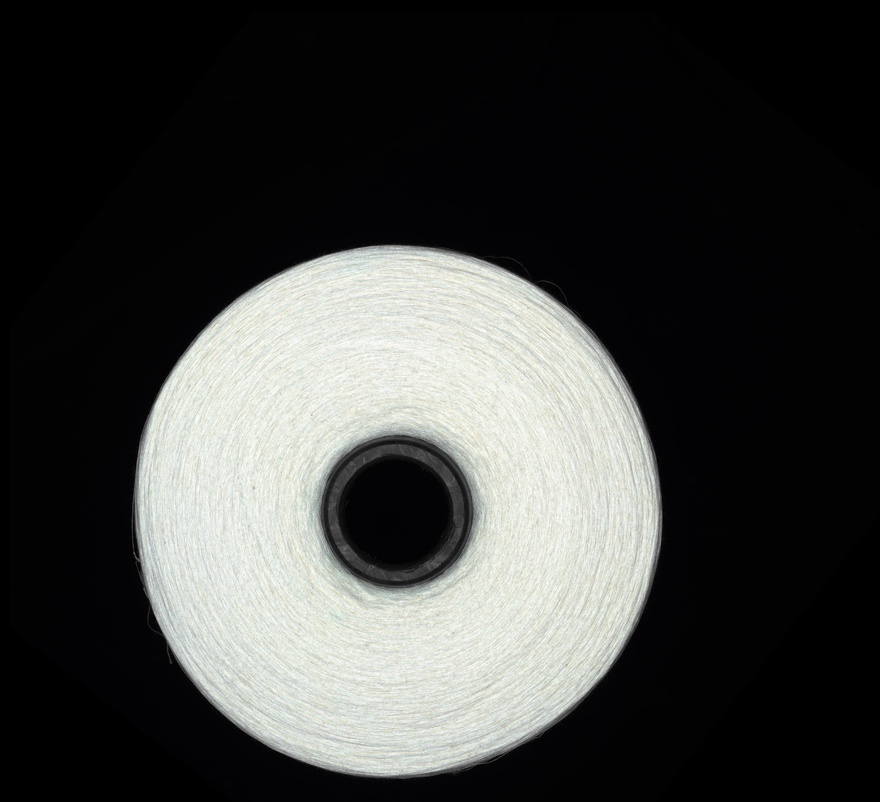
#> input picture picture/black (171).jpg, 880 x 802 px, shrunk from 4496 x 4096 before the run
$ python main.py
#> lines starting #> are read from the running program, lines starting #| are printed output that depends on the picture; after the words box and inside, x2 and y2 are one past the last pixel; in counts of white or black regions, pixels touching at a corner belong together
import cv2 as cv
import matplotlib.pyplot as plt

img = cv.imread('picture/black (171).jpg')
#> img is the input picture: shape (802, 880, 3); mean B, G, R 64, 65.9, 64.8
cv.imshow('img',img)

if img is None:
    raise ValueError("图像读取错误")

gray = cv.cvtColor(img,cv.COLOR_BGR2GRAY)
blur = cv.GaussianBlur(gray,(5,5),0)

_,binary = cv.threshold(blur,127,255,cv.THRESH_BINARY)
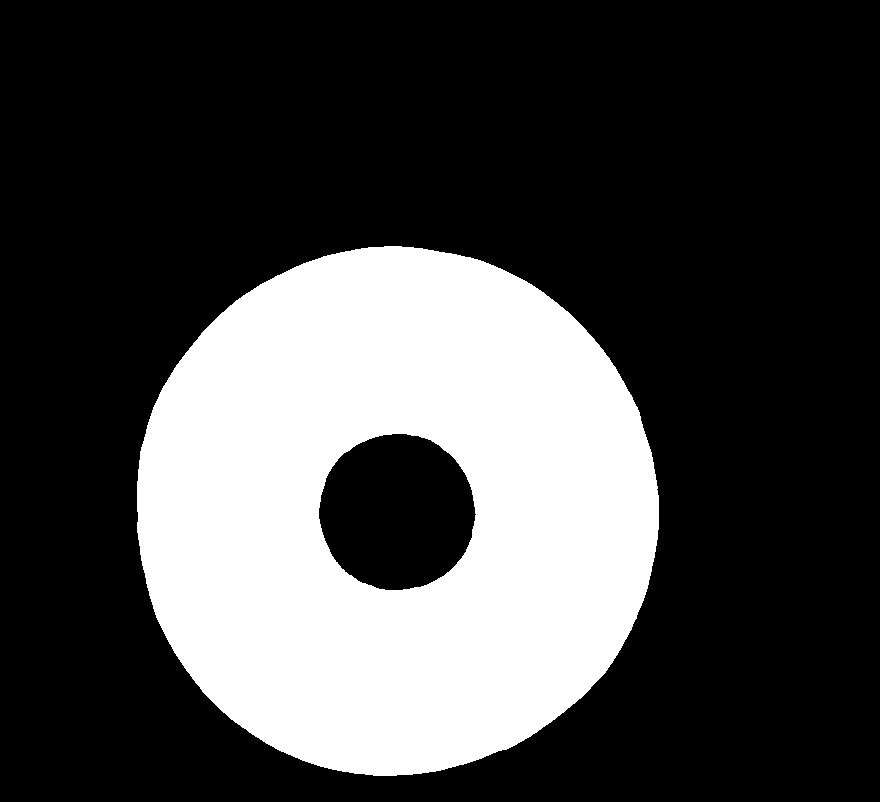
#> binary: shape (802, 880); 28.1% white; 1 white region

contours , _ = cv.findContours(binary,cv.RETR_EXTERNAL,cv.CHAIN_APPROX_SIMPLE)
#> contours = 1 contour; box (x1, y1, x2, y2) and area: (137, 246, 659, 776) 216882

img_contour = cv.drawContours(img.copy(),contours,-1,(0,255,0),2)

plt.figure(figsize=(12, 6))
plt.subplot(131), plt.imshow(cv.cvtColor(img, cv.COLOR_BGR2RGB)), plt.title("original image")
plt.subplot(132), plt.imshow(binary, cmap="gray"), plt.title("binary")
plt.subplot(133), plt.imshow(cv.cvtColor(img_contour, cv.COLOR_BGR2RGB)), plt.title("contour")
plt.axis("off"), plt.tight_layout(), plt.show()
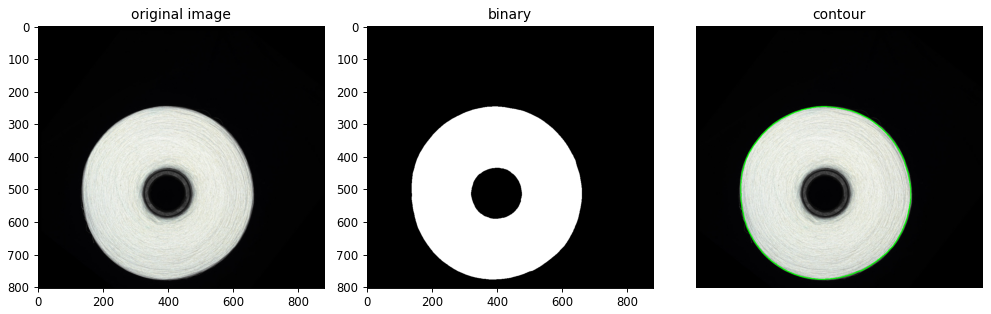
#> figure drawn by matplotlib, 3 panels

$ run again, with picture/Pic_20241016123223968.jpg copied over picture/black (171).jpg
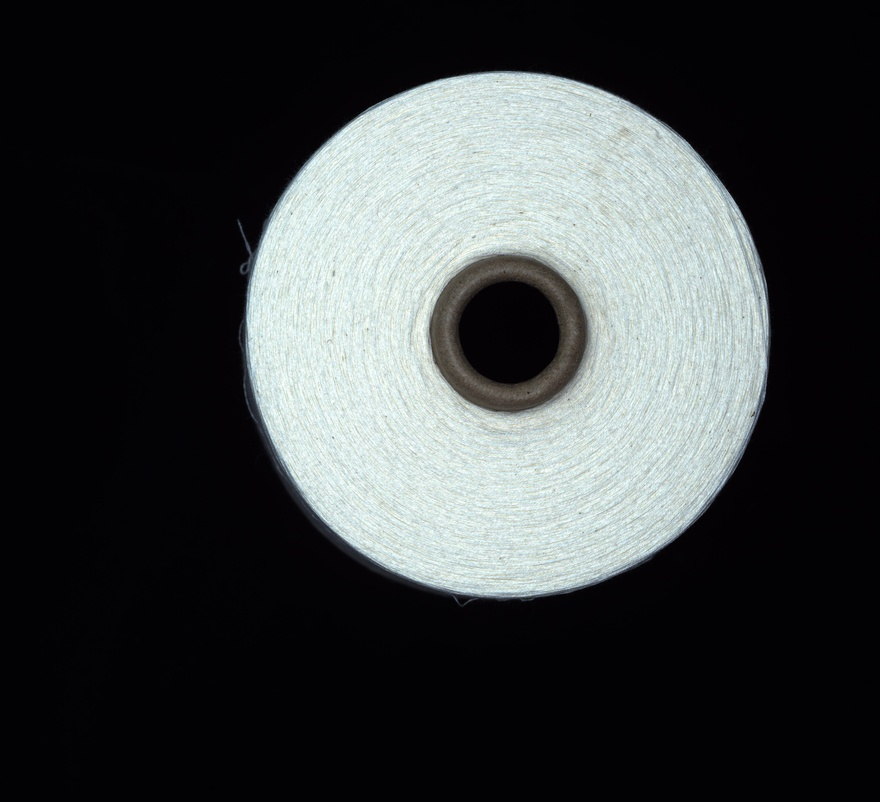
#> input picture picture/Pic_20241016123223968.jpg, 880 x 802 px, shrunk from 4496 x 4096 before the run
#> img is the input picture: shape (802, 880, 3); mean B, G, R 65.9, 65.1, 61.5
#> `_,binary = cv.threshold(blur,127,255,cv.THRESH_BINARY)`:
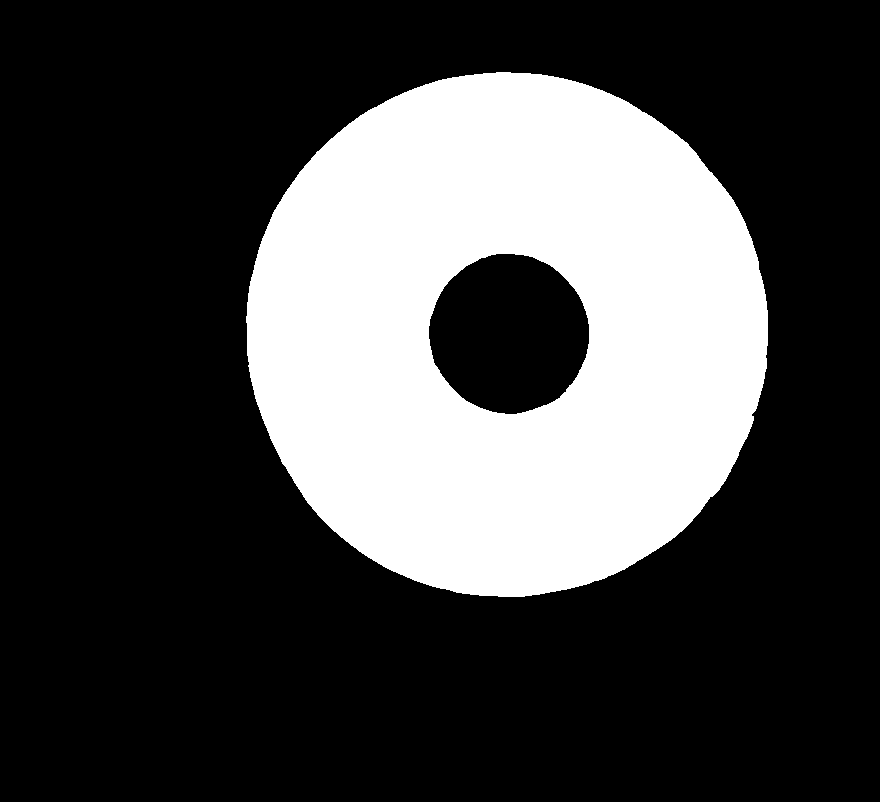
#> binary: shape (802, 880); 27.7% white; 1 white region
#> contours = 1 contour; box (x1, y1, x2, y2) and area: (246, 72, 768, 597) 214680
#> `plt.axis("off"), plt.tight_layout(), plt.show()`:
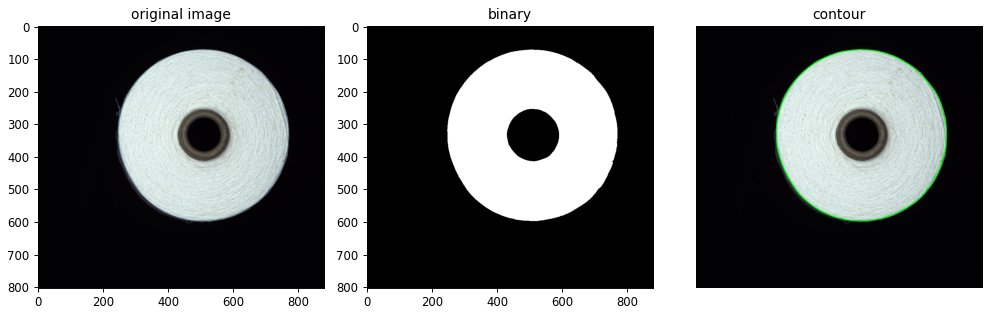
#> figure drawn by matplotlib, 3 panels

$ run again, with picture/black-cha (72).jpg copied over picture/black (171).jpg
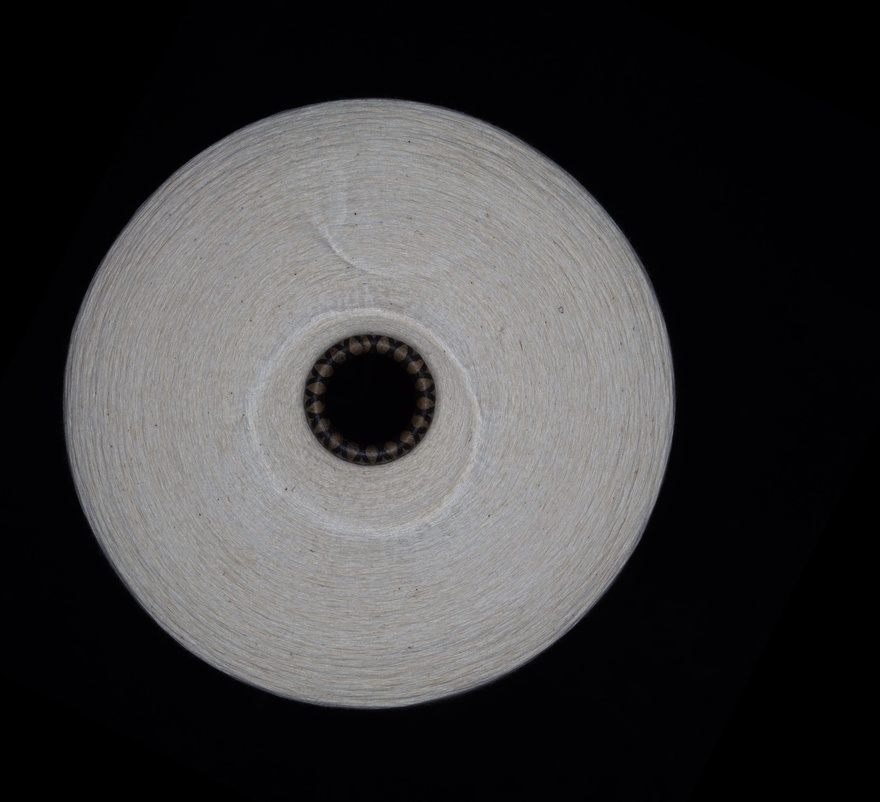
#> input picture picture/black-cha (72).jpg, 880 x 802 px, shrunk from 4496 x 4096 before the run
#> img is the input picture: shape (802, 880, 3); mean B, G, R 59.5, 58.9, 59.5
#> `_,binary = cv.threshold(blur,127,255,cv.THRESH_BINARY)`:
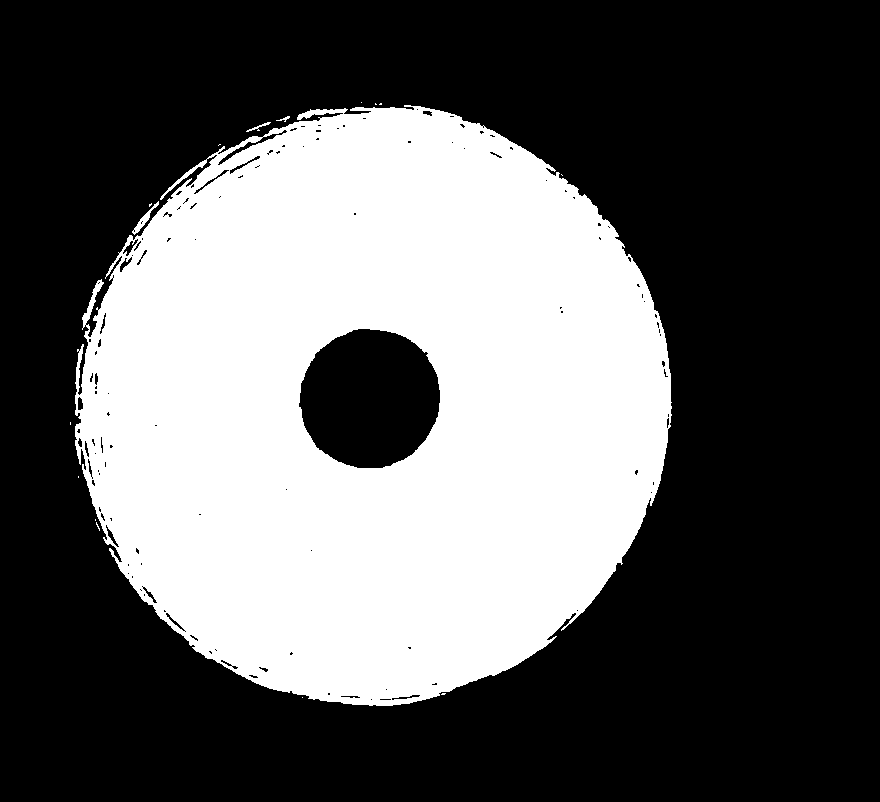
#> binary: shape (802, 880); 36.9% white; 16 white regions (12 under 20 px)
#> contours = 16 contours, 13 with area under 20; largest, box (x1, y1, x2, y2) and area: (75, 105, 672, 706) 275764, (132, 201, 159, 235) 148, (246, 122, 271, 132) 30
#> `plt.axis("off"), plt.tight_layout(), plt.show()`:
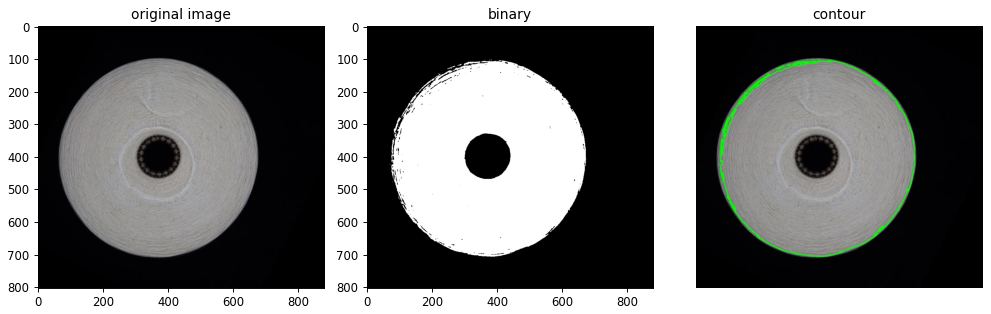
#> figure drawn by matplotlib, 3 panels
